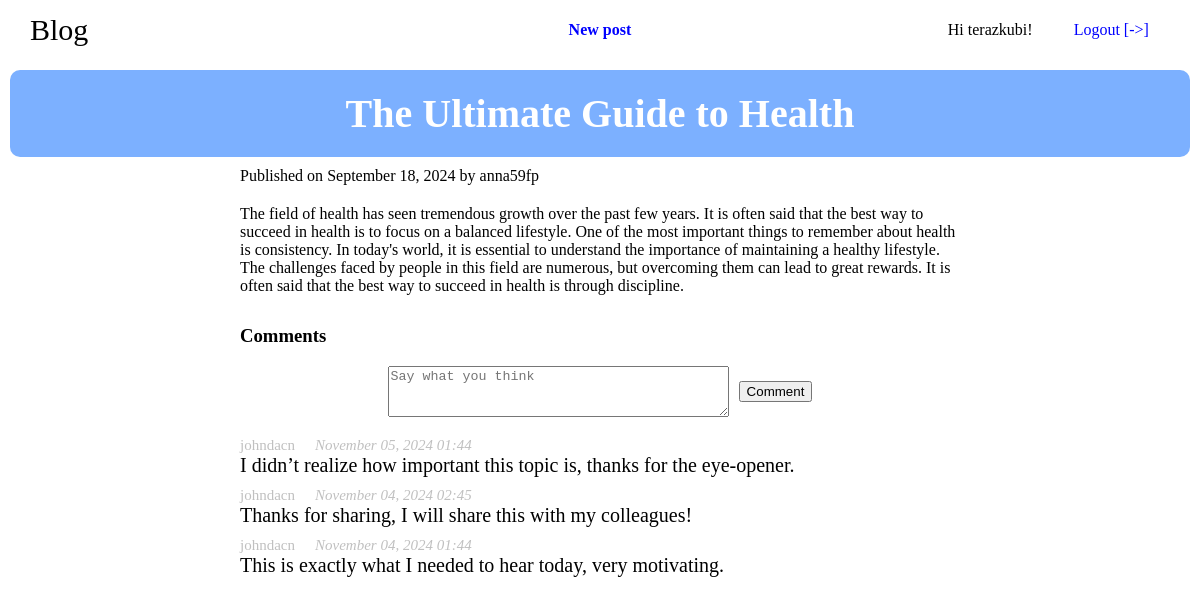
The app's page /post/7 (signed in) with its own data.
### blog/models.py (models this page shows, shortened)
class BlogPost(models.Model):
    author = models.ForeignKey(settings.AUTH_USER_MODEL, on_delete=models.CASCADE)
    title = models.CharField(max_length=200)
    content = models.TextField()
    created_at = models.DateTimeField(default=timezone.now)

class Comment(models.Model):
    author = models.ForeignKey(settings.AUTH_USER_MODEL, on_delete=models.CASCADE, related_name='comments')
    post = models.ForeignKey(BlogPost, on_delete=models.CASCADE, related_name='comments')
    content = models.TextField()
    created_at = models.DateTimeField(default=timezone.now)

### blog/views.py (the view)
# urls.py: path("post/<int:post_id>", views.post_detail, name="post_detail"),
def post_detail(request, post_id):
    post = get_object_or_404(BlogPost, id=post_id)
    comments = post.comments.all().order_by('-created_at')
    if request.method == 'POST':
        if request.user.is_authenticated:
            form = CommentForm(request.POST)
            if form.is_valid():
                comment = form.save(commit=False)
                comment.author = request.user
                comment.post = post
                comment.save()
                return redirect('post_detail', post_id=post.id)
        else:
            return redirect('login')
    else:
        form = CommentForm()
    return render(request, 'blog/post.html', {'post': post, 'comments': comments, 'form': form})

### blog/forms.py
class CommentForm(forms.ModelForm):
    class Meta:
        model = Comment
        fields = ['content']

### blog/templates/blog/post.html (shortened to what this page needs)
{% extends "base.html" %}
{% block content %}
    {% if post %}
    <div class="post-details-title-container">
        <div style="font-size: 40px; font-weight: bold;">{{ post.title }}</div>
    </div>
    <div class="post-details-container">
        <div>
            <span>Published on {{ post.created_at|date:"F d, Y" }} by {{post.author}}</span>
        </div>
        <div class="post-details-content">
            {{ post.content }}
        </div>
        <h3>Comments</h3>
        {% if user.is_authenticated %}
        <form method="post">
            <div class="form-group">
                <textarea name="{{ form.content.name }}" id="{{ form.content.id_for_id }}" rows="3" cols="40" placeholder="Say what you think"></textarea>
                <button type="submit">Comment</button>
            </div>
        </form>
        {% endif %}
        <div class="comments-container">
            {% for comment in comments %}
                <div class="comment">
                    <div class="comment-info">
                        <div>{{ comment.author.username }}</div>
                        <div><em>{{ comment.created_at|date:"F d, Y H:i" }}</em></div>
                    </div>
                    <div class="comment-content">
                        {{ comment.content }}
                    </div>
                </div>
            {% endfor %}
        </div>
        {% else %}
        <p>No post found.</p>
        {% endif %}
    </div>
{% endblock %}

### templates/base.html (shortened to what this page needs)
<!doctype html>
<html lang="en">
    <head>
        {% load static %}
        <link rel="stylesheet" href="{% static 'blog/css/navbar.css' %}">
        <link rel="stylesheet" href="{% static 'blog/css/post_list.css' %}">
        <link rel="stylesheet" href="{% static 'blog/css/post_details.css' %}">
    </head>
    <body>
        <nav>
            <div class="nav_bar_container">
                <div class="divider">
                    <div><a href="/">Blog</a></div>
                </div>
                <div class="divider">
                    {% if user.is_authenticated %}
                    <a href="/create_post">New post</a>
                    {% endif %}
                </div>
                <div class="divider">
                    {% if user.is_authenticated %}
                        <div>Hi {{ user }}!</div>
                        <a href="/logout">Logout [->]</a>
                    {% else %}
                        <div><a href="/login">Login</a></div>
                        <div><a href="/register">Register</a></div>
                    {% endif %}
                </div>
            </div>
        </nav>
        <main>
            {% block content %} {% endblock %}
        </main>
    </body>
</html>

### blog/static/blog/css/navbar.css (style rules this page uses)
body { background-color: white; margin: 0px; padding: 0px; }
.nav_bar_container { width: 95%; height: 60px; display: flex; flex-direction: row; margin-right: auto; margin-left: auto; }
.divider { width: 33.33%; height: 100%; display: flex; align-items: center; }
.divider:nth-child(1) { font-size: 30px; }
.divider:nth-child(1) a { text-decoration: none; color: black; }
.divider:nth-child(2) { justify-content: center; }
.divider:nth-child(2) a { padding: 5px 20px; border: 1px solid white; border-radius: 5px; text-decoration: none; color: blue; font-weight: bold; }
.divider:nth-child(3) { justify-content: flex-end; }
.divider:nth-child(3) div { margin-right: 20px; }
.divider:nth-child(3) a { padding: 5px 20px; border: 1px solid white; border-radius: 5px; text-decoration: none; color: blue; }

### blog/static/blog/css/post_details.css (style rules this page uses)
.post-details-title-container { width: 95%; margin-right: auto; margin-left: auto; background-color: rgb(124, 176, 255); margin-top: 10px; margin-bottom: 10px; border-radius: 10px; color: white; display: flex; flex-direction: column; justify-content: center; align-items: center; padding: 20px; }
.post-details-container { width: 60%; margin-left: auto; margin-right: auto; }
.post-details-content { word-wrap: break-word; overflow-wrap: break-word; width: 100%; margin-top: 20px; margin-bottom: 30px; }
.form-group { display: flex; flex-direction: row; align-items: center; justify-content: center; margin-bottom: 20px; }
.form-group button { margin-left: 10px; }
.comment { width: 100%; margin-bottom: 10px; }
.comment-info { display: flex; flex-direction: row; justify-content: flex-start; font-size: 15px; color: silver; }
.comment-info div { margin-right: 20px; }
.comment-content { width: 100%; font-size: 20px; }

### records on screen
BlogPost: title "The Ultimate Guide to Health", created_at "September 18, 2024", author "anna59fp", content "The field of health has seen tremendous growth over the past few years. It is often said that the best way to succeed in health is to focus on a balanced lifestyle. One of the most important things to remember about health is consistency. In today's world, it is essential to understand the importance of maintaining a healthy lifestyle. The challenges faced by people in this field are numerous, but overcoming them can lead to great rewards. It is often said that the best way to succeed in health is through discipline."
Comment: author.username "johndacn", created_at "November 05, 2024 01:44", content "I didn’t realize how important this topic is, thanks for the eye-opener."
Comment: author.username "johndacn", created_at "November 04, 2024 02:45", content "Thanks for sharing, I will share this with my colleagues!"
Comment: author.username "johndacn", created_at "November 04, 2024 01:44", content "This is exactly what I needed to hear today, very motivating."

### other values on screen
{{ user }} "terazkubi"
